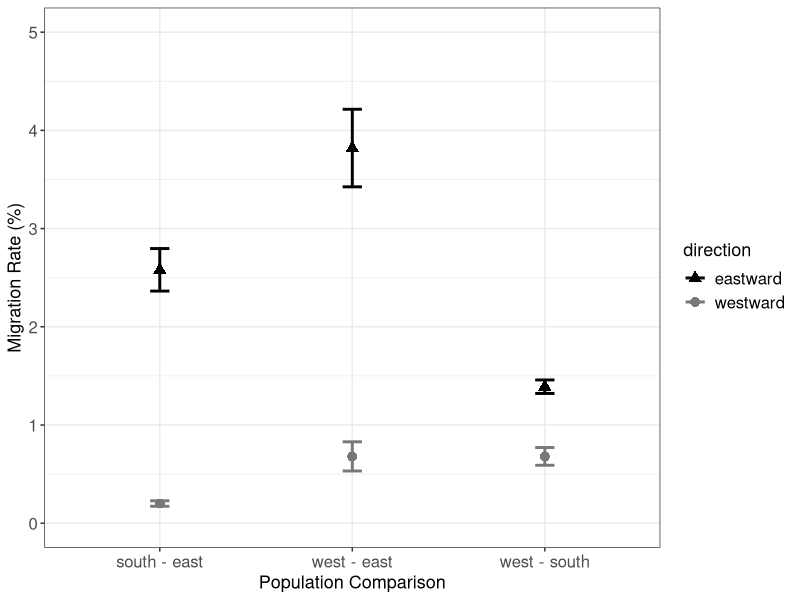

Write R code to recreate this figure.
########### Fisher et al. Fig S8 ##############
#
# Graph of BayesAss3 results on migration
#
# MF 10/22/2020
#
#############################################


# Load Packages -----------------------------------------------------------
library(tidyverse)
library(here)


# Read in data ------------------------------------------------------------
dat <- read.delim(here::here('results','bayesass_pairwise_migration_rates.txt'))

## format
dat <- dat %>%
  mutate(populations=paste(from,"-",to)) %>%
  mutate(populations=recode(populations, `south - west`="west - south",
                            `east - south`="south - east",
                            `east - west`="west - east"))


# Plot --------------------------------------------------------------------
png(here::here('results','FigureS8.png'), res=100, height=500,width=600)
ggplot(dat, aes(x=populations,y=mean*100, col=direction, pch=direction)) +
  geom_point(size=3) +
  geom_errorbar(aes(ymin=(X95..lower)*100, ymax=(X95..upper)*100), size=1, width=0.10) +
  xlab("Population Comparison") + ylab("Migration Rate (%)") +
  scale_color_manual(values=c("black","gray47")) +
  scale_shape_manual(values=c(17,16)) +
  ylim(c(0,5)) +
  theme_bw() +
  theme(axis.title.x=element_text(size=13),
        axis.text.x=element_text(size=12),
        axis.title.y=element_text(size=13),
        axis.text.y=element_text(size=12),
        legend.text=element_text(size=12),
        legend.title=element_text(size=13),
        axis.line.y.left=element_blank())
dev.off()



